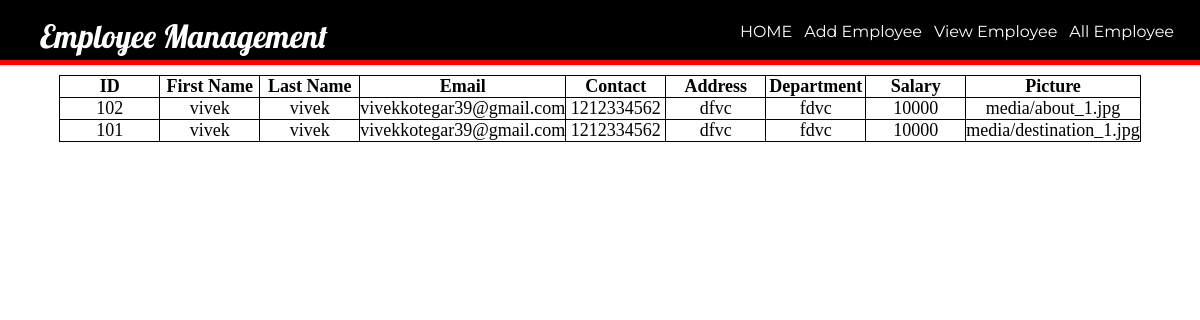
Screenshot of /employee with the database file from the repository.
### EmpManager/models.py (models this page shows, shortened)
class EmployeeRecord(models.Model):
    empid=models.IntegerField(default=0)
    firstname=models.CharField(max_length=20)
    lastname=models.CharField(max_length=20)
    email=models.EmailField()
    contact=models.IntegerField()
    address=models.CharField(max_length=100)
    department=models.CharField(max_length=20)
    salary=models.IntegerField(default=0)
    picture=models.ImageField(upload_to='media')

### EmpManager/views.py (the view, shortened to what this page needs)
# urls.py: path('employee',views.employee,name="employee"),
def employee(request):
    if 'search' in request.POST:
        empid=int(request.POST['empid'])
        record=EmployeeRecord.objects.filter(empid=empid)
        if record.exists():
            return render(request,'viewemp.html',{'record':record.values()[0]})
        else:
            messages.info(request,"Employee ID Not Found")
            return redirect('searchemp')
    elif 'delete' in request.POST:
        empid=int(request.POST['empid'])
        record=EmployeeRecord.objects.filter(empid=empid).delete()
        messages.success(request,message="employee with ID:"+str(empid)+" is Deleted")
        return redirect('searchemp')
    else:
        records=EmployeeRecord.objects.raw('select * from Empmanager_EmployeeRecord')
        return render(request,'viewallemp.html',{'records':records})

### templates/viewallemp.html
{% extends 'base.html' %}
{% block data %}
	<div class="divider"></div>
		<table style="margin-top: 10px; margin-left:auto;margin-right:auto;font-size: large;border: 1px solid black;" >
			<tr style="border: 1px solid black;"  >
				<th align = "center"style="width:100px;border: 1px solid black;font-size:large;">ID </th>
				<th align = "center"style="width:100px;border: 1px solid black;font-size:large;">First Name </th>
				<th align = "center"style="width:100px;border: 1px solid black;font-size:large;">Last Name</th>
				<th align = "center"style="width:100px;border: 1px solid black;font-size:large;">Email</th>
				<th align = "center"style="width:100px;border: 1px solid black;font-size:large;">Contact</th>
				<th align = "center"style="width:100px;border: 1px solid black;font-size:large;">Address</th>
				<th align = "center"style="width:100px;border: 1px solid black;font-size:large;">Department</th>
				<th align = "center"style="width:100px;border: 1px solid black;font-size:large;">Salary</th>
				<th align = "center"style="width:100px;border: 1px solid black;font-size:large;">Picture</th>
			</tr>
			{% for record in records %}
				<tr>
					<td align = "center"style="width:100px;border: 1px solid black;">{{record.empid}}</td>
					<td align = "center"style="width:100px;border: 1px solid black;">{{record.firstname}}</td>
					<td align = "center"style="width:100px;border: 1px solid black;">{{record.lastname}}</td>
					<td align = "center"style="width:100px;border: 1px solid black;">{{record.email}}</td>
					<td align = "center"style="width:100px;border: 1px solid black;">{{record.contact}}</td>
					<td align = "center"style="width:100px;border: 1px solid black;">{{record.address}}</td>
					<td align = "center"style="width:100px;border: 1px solid black;">{{record.department}}</td>
					<td align = "center"style="width:100px;border: 1px solid black;">{{record.salary}}</td>
					<td align = "center"style="width:100px;border: 1px solid black;">{{record.picture}}</td>
				</tr>
			{% endfor %}
		</table>
{% endblock %}

### templates/base.html (shortened to what this page needs)
{% load static%}
<!DOCTYPE html>
<html>
<head>
    <link href="{% static 'css/main.css' %}" rel="stylesheet" media="all">
</head>
<body>
	<header>
		<nav>
			<h1>Employee Management</h1>
			<ul id="navli">
				<li><a class="homeblack" href="/">HOME</a></li>
                <li><a class="homeblack" href="addemp">Add Employee</a></li>
                <li><a class="homeblack" href="searchemp">View Employee</a></li>
				<li><a class="homeblack" href="employee">All Employee</a></li>
			</ul>
		</nav>
	</header>
    {% block data %}
    {% endblock %}
</body>
</html>

### static/css/main.css (style rules this page uses)
body { margin: 0px; }
header { background: black; color: white; padding: 16px 20px 6px 40px; height: 60px; }
header h1 { display: inline; font-family: 'Lobster', cursive; font-weight: 400; font-size: 32px; float: left; margin-top: 0px; margin-right: 10px; }
nav ul { display: inline; padding: 6px; float: right; }
nav ul li { display: inline-block; list-style-type: none; color: white; float: left; margin-left: 12px; }
nav ul li a { color: white; text-decoration: none; }
#navli { font-family: 'Montserrat', sans-serif; }
.divider { background-color: red; height: 5px; }
html { -webkit-box-sizing: border-box; -moz-box-sizing: border-box; box-sizing: border-box; }
* { padding: 0; margin: 0; }
*, *:before, *:after { -webkit-box-sizing: inherit; -moz-box-sizing: inherit; box-sizing: inherit; }
h2, h3, h4, h5, h6, blockquote, p, pre, dl, dd, ol, ul, figure, hr, fieldset, legend { margin: 0; padding: 0; }
table { border-collapse: collapse; border-spacing: 0; }
h1, h2, h3, h4, h5, h6 { font-weight: 400; }
h1 { font-size: 36px; }

### rows the page displays
EmployeeRecord: empid "102", firstname "vivek", lastname "vivek", email "vivekkotegar39@gmail.com", contact "1212334562", address "dfvc", department "fdvc", salary "10000", picture "media/about_1.jpg"
EmployeeRecord: empid "101", firstname "vivek", lastname "vivek", email "vivekkotegar39@gmail.com", contact "1212334562", address "dfvc", department "fdvc", salary "10000", picture "media/destination_1.jpg"
